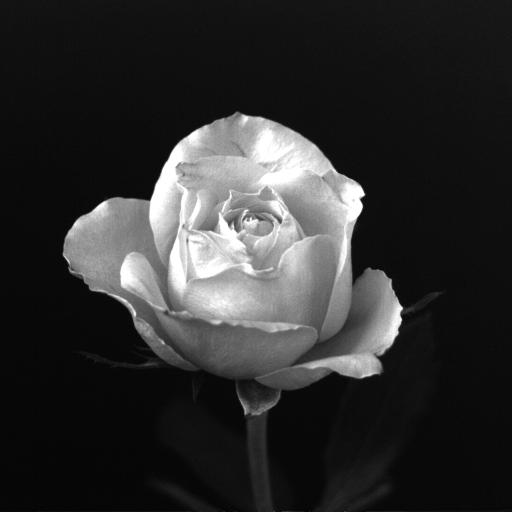
#> input picture Problem 1- Resolution, Histogram & Thresholding/Rose 1024x1024.tif, 1024 x 1024 px (shown at 1/2 size)
$ jupyter execute 'FullCode(a,b,c).ipynb'
#> lines starting #> are read from the running program, lines starting #| are printed output that depends on the picture; after the words box and inside, x2 and y2 are one past the last pixel; in counts of white or black regions, pixels touching at a corner belong together
#### **Task 1(a): Take a grayscale image of size 512x512, decrease its spatial resolution by half every time & observe it's change when displaying in the same window size**

##### Importing the Libraries

[cell 1]
import cv2
import matplotlib.pyplot as plt
import numpy as np

##### Loading the original image

[cell 2]
original_image = cv2.imread("./Rose 1024x1024.tif", cv2.IMREAD_GRAYSCALE)
#> original_image is the input picture: shape (1024, 1024); min 0, max 255, mean 46.8
original_image = cv2.resize(original_image, (512, 512))
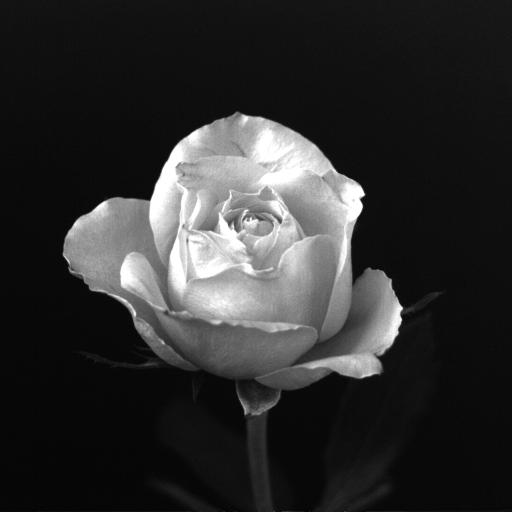
#> original_image: shape (512, 512); min 3, max 255, mean 46.9

##### Function for Decreasing Spatial Resolution by Half

[cell 3]
def decrease_resolution(image):
    height, width = image.shape
    decreased_image = np.zeros((height // 2, width // 2))

    for r in range(0, height, 2):
        for c in range(0, width, 2):
            decreased_image[r // 2, c // 2] = image[r, c]

    return np.uint8(decreased_image)

##### Decreasing the Spatial Resolution by Half

[cell 4]
decreased_image = original_image.copy()
plt.figure(figsize = (10, 10))

for k in range (1, 5):
    plt.subplot(2, 2, k)
    plt.imshow(decreased_image, cmap = 'gray')
    height, width = decreased_image.shape
    plt.title(f"{height}x{width}")
    decreased_image = decrease_resolution(decreased_image)
#> this loop made 4 passes
#> pass 3, `decreased_image = decrease_resolution(decreased_image)`:
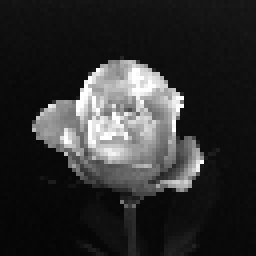
#> decreased_image: shape (64, 64) (shown 4 times larger); min 4, max 255, mean 46.8
#> after the loop:
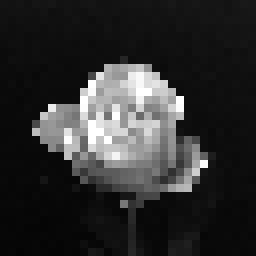
#> decreased_image: shape (32, 32) (shown 8 times larger); min 4, max 255, mean 46.9

plt.show()

#### **Task 1(b): Take a grayscale image of size 512x512, decrease its intensity level resolution by one bit up to reach its binary format & observe its change when displaying in the same window size**

##### Loading the Original Image

[cell 5]
original_image = cv2.imread("./Skull 374x452.tif", cv2.IMREAD_GRAYSCALE)
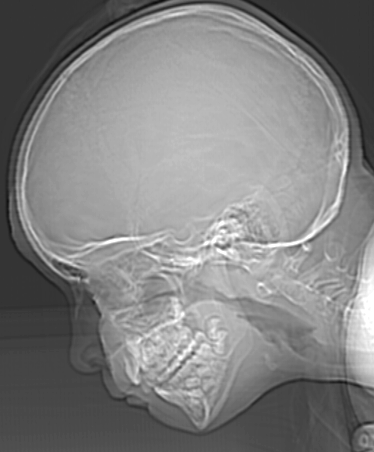
#> input picture Problem 1- Resolution, Histogram & Thresholding/Skull 374x452.tif, 374 x 452 px
#> original_image is the input picture: shape (452, 374); min 12, max 255, mean 129.4

##### Function for Decreasing Intensity Level Resolution by 1-Bit

[cell 6]
def decrease_resolution(image, number_of_bits):
    step = 255 / (2**number_of_bits - 1)
    height, width = image.shape
    decreased_image = image.copy()

    for r in range(height):
        for c in range(width):
            decreased_image[r, c] = round(image[r, c] / step) * step

    return decreased_image

##### Display for Decreasing Intensity Level Resolution by 1-Bit

[cell 7]
decreased_image = original_image.copy()
plt.figure(figsize = (13, 8))

for k in range(1, 9):
    plt.subplot(2, 4, k)
    number_of_bits = 9 - k
    decreased_image = decrease_resolution(decreased_image, number_of_bits)
    plt.imshow(decreased_image, cmap='gray')
    plt.title(f"{number_of_bits}-Bits Image")
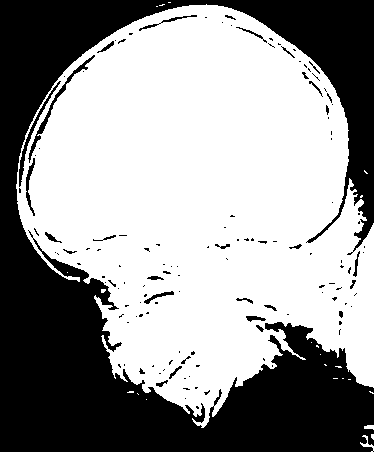
#> decreased_image: shape (452, 374); 59.7% white; 134 black regions (103 under 20 px), largest, box (x1, y1, x2, y2) and area: (0, 0, 374, 452) 65430, (28, 55, 95, 163) 449, (19, 81, 61, 187) 349

plt.show()
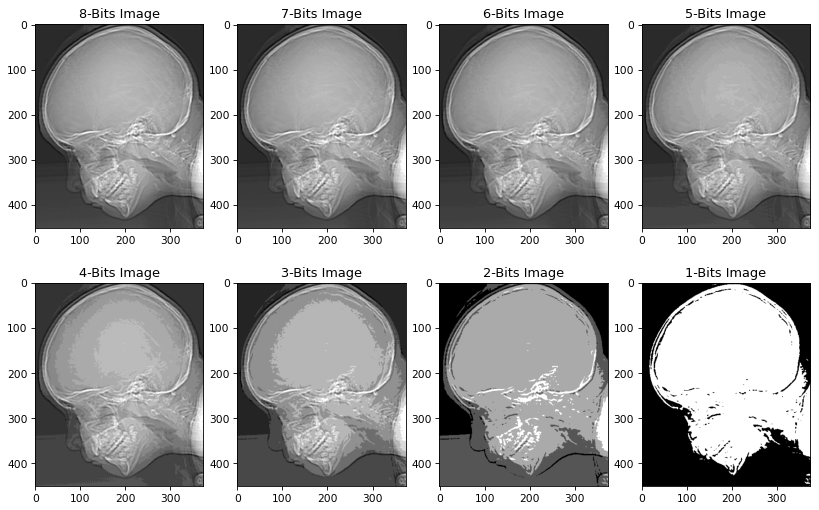
#> figure drawn by matplotlib, 8 panels

#### **Task 1(c): Take a grayscale image of size 512x512, illustrate the Histogram of the image & make Single Threshold Segmentation observed from the histogram**

##### Loading the Original Image

[cell 8]
original_image = cv2.imread("./Skeleton 750x1482.tif", cv2.IMREAD_GRAYSCALE)
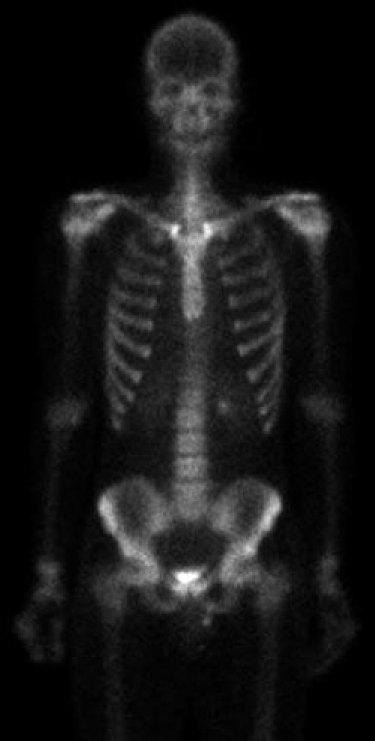
#> input picture Problem 1- Resolution, Histogram & Thresholding/Skeleton 750x1482.tif, 750 x 1482 px (shown at 1/2 size)
#> original_image is the input picture: shape (1482, 750); min 0, max 255, mean 22.5
plt.imshow(original_image, cmap = 'gray')
plt.title("The Skull Image")
plt.show()

##### Function for generating Histogram

[cell 9]
def generate_histogram(image):
    gray_levels_count = np.zeros(256)
    height, width = image.shape
#> height = 1482; width = 750

    for r in range (height):
        for c in range(width):
            gray_levels_count[image[r,c]] += 1

    plt.bar(range(256), gray_levels_count, width = 1.0, color = "gray")
    plt.title("The Histogram of the Image")
    plt.show()
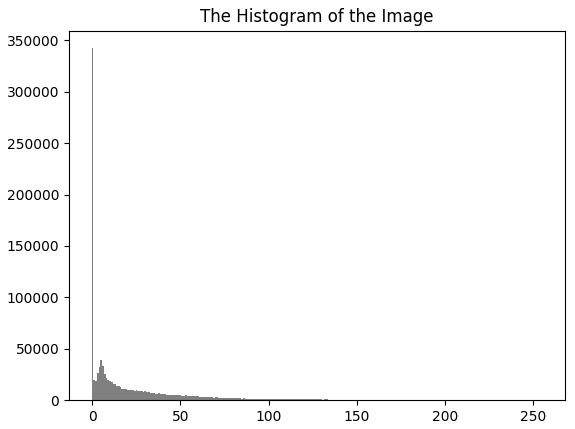
#> figure drawn by matplotlib, 1 panel; tallest bar 342388 high, from x = -0.5 to 0.5

##### Showing the Histogram of the Original Image

[cell 10]
generate_histogram(original_image)

##### Making Single Threshold Segmentation observed from the Histogram

[cell 11]
threshold_intensity = 27
segmented_image = np.where(original_image < threshold_intensity, 0, 255)
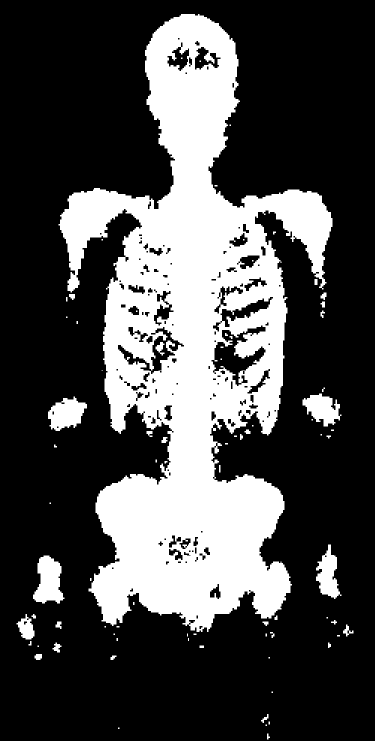
#> segmented_image: shape (1482, 750) int64 (shown at 1/2 size); 29% white; 79 white regions (39 under 20 px), largest, box (x1, y1, x2, y2) and area: (117, 28, 665, 1264) 304607, (66, 1111, 129, 1207) 4023, (96, 793, 174, 862) 3429
segmented_image = np.uint8(segmented_image)

plt.imshow(segmented_image, cmap = 'gray')
plt.title("The Segmented Image")
plt.show()

##### Showing the Histogram of the Segmented Image

[cell 12]
generate_histogram(segmented_image)
#> in generate_histogram (call 2), `plt.show()`:
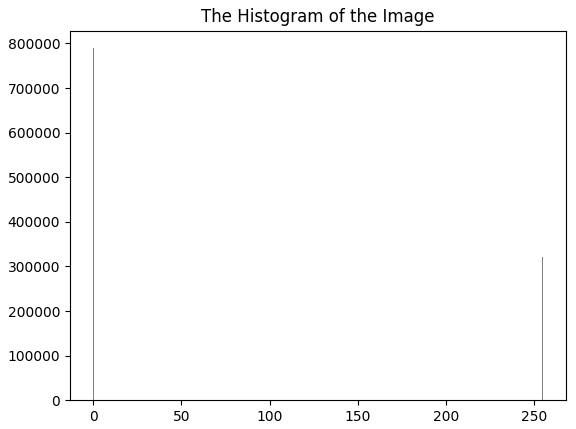
#> figure drawn by matplotlib, 1 panel; tallest bar 789304 high, from x = -0.5 to 0.5
